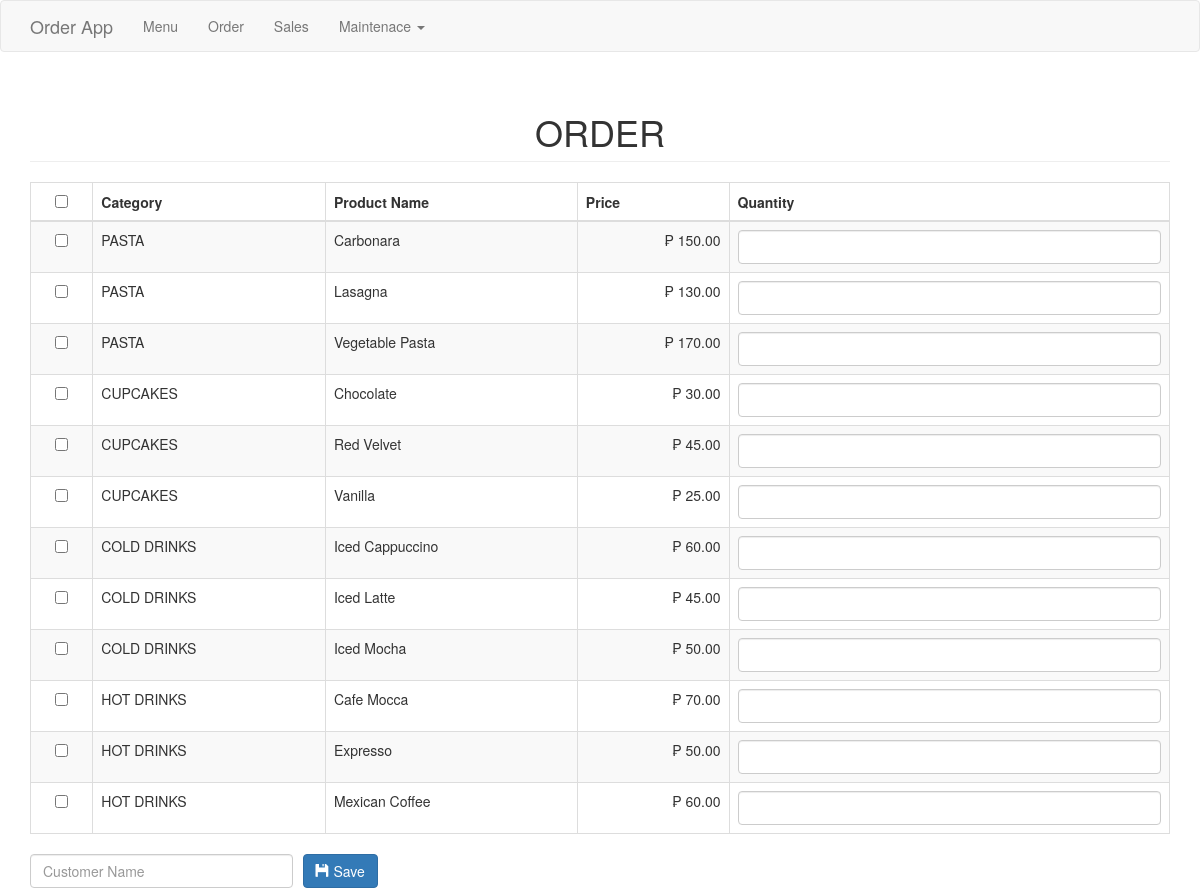
The app's page /order.php with its own data.
### tables this page shows
CREATE TABLE `product` (
  `productid` int(11) NOT NULL,
  `categoryid` int(1) NOT NULL,
  `productname` varchar(30) NOT NULL,
  `price` double NOT NULL
);

CREATE TABLE `category` (
  `categoryid` int(11) NOT NULL,
  `catname` varchar(30) NOT NULL
);

### order.php (the view, shortened to what this page needs)
<?php include('header.php'); ?>
<body>
<?php include('navbar.php'); ?>
<div class="container">
	<h1 class="page-header text-center">ORDER</h1>
	<form method="POST" action="purchase.php">
		<table class="table table-striped table-bordered">
			<thead>
				<th class="text-center"><input type="checkbox" id="checkAll"></th>
				<th>Category</th>
				<th>Product Name</th>
				<th>Price</th>
				<th>Quantity</th>
			</thead>
			<tbody>
				<?php
					$sql="select * from product left join category on category.categoryid=product.categoryid order by product.categoryid asc, productname asc";
					$query=$conn->query($sql);
					$iterate=0;
					while($row=$query->fetch_array()){
						?>
						<tr>
							<td class="text-center"><input type="checkbox" value="<?php echo $row['productid']; ?>||<?php echo $iterate; ?>" name="productid[]" style=""></td>
							<td><?php echo $row['catname']; ?></td>
							<td><?php echo $row['productname']; ?></td>
							<td class="text-right">&#8369; <?php echo number_format($row['price'], 2); ?></td>
							<td><input type="text" class="form-control" name="quantity_<?php echo $iterate; ?>"></td>
						</tr>
						<?php
						$iterate++;
					}
				?>
			</tbody>
		</table>
		<div class="row">
			<div class="col-md-3">
				<input type="text" name="customer" class="form-control" placeholder="Customer Name" required>
			</div>
			<div class="col-md-2" style="margin-left:-20px;">
				<button type="submit" class="btn btn-primary"><span class="glyphicon glyphicon-floppy-disk"></span> Save</button>
			</div>
		</div>
	</form>
</div>
</body>
</html>

### records on screen
product: categoryid.catname "PASTA", productname "Carbonara", price "150.00"
product: categoryid.catname "PASTA", productname "Lasagna", price "130.00"
product: categoryid.catname "PASTA", productname "Vegetable Pasta", price "170.00"
product: categoryid.catname "CUPCAKES", productname "Chocolate", price "30.00"
product: categoryid.catname "CUPCAKES", productname "Red Velvet", price "45.00"
product: categoryid.catname "CUPCAKES", productname "Vanilla", price "25.00"
product: categoryid.catname "COLD DRINKS", productname "Iced Cappuccino", price "60.00"
product: categoryid.catname "COLD DRINKS", productname "Iced Latte", price "45.00"
product: categoryid.catname "COLD DRINKS", productname "Iced Mocha", price "50.00"
product: categoryid.catname "HOT DRINKS", productname "Cafe Mocca", price "70.00"
product: categoryid.catname "HOT DRINKS", productname "Expresso", price "50.00"
product: categoryid.catname "HOT DRINKS", productname "Mexican Coffee", price "60.00"
